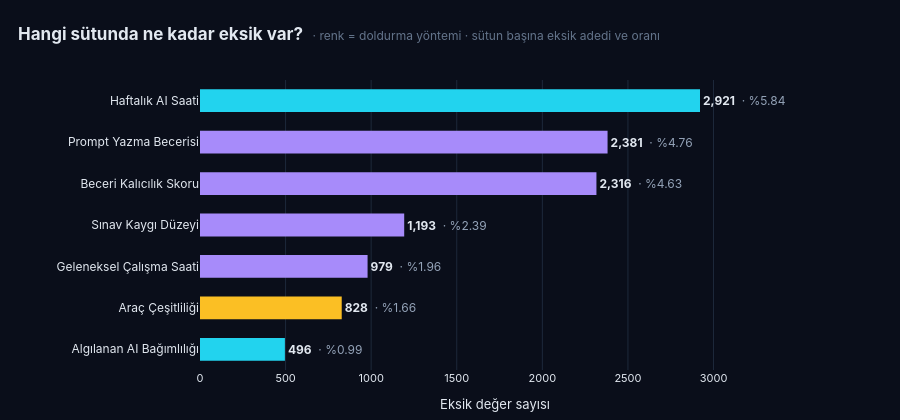

Notebook code for this chart:
### Markdown cell above
<div style="background:linear-gradient(90deg,#0b1220 0%,#101a2e 100%);
  border-left:6px solid #22d3ee; padding:14px 22px; border-radius:10px;
  margin:22px 0 8px; box-shadow:0 4px 12px rgba(0,0,0,0.30);">
  <span style="color:#22d3ee; font-weight:800; font-size:0.74em; letter-spacing:2.4px;">ALT BÖLÜM</span>
  <h3 style="color:#f1f5f9; font-family:'Inter','Segoe UI',sans-serif; font-weight:700;
    font-size:1.18em; margin:4px 0 0; letter-spacing:0.5px;">1. EKSİK DEĞER ADEDİ</h3>
</div>

### Code cell
# ════════════════════════════════════════════════════════════════════
# 3.1 — EKSİK DEĞER YÖNETİMİ
# Veriye 4 soru sorup yanıtlara göre uygun teknikle dolduruyoruz:
#   1) Hangi sütunda ne kadar eksik var + haritada nasıl dağılmış?
#   2) Bir öğrencide kaç eksik var + çoklu eksik içerenler kim?
#   3) Her sütuna karakterine uygun doldurma + NEDEN o yöntem?
#   4) Doldurulan değer neden o değer oldu? (yönteme özel kanıt grafiği)
# ════════════════════════════════════════════════════════════════════
from sklearn.impute import SimpleImputer, KNNImputer
from sklearn.experimental import enable_iterative_imputer  # noqa
from sklearn.impute import IterativeImputer
from sklearn.linear_model import BayesianRidge
from sklearn.neighbors import KNeighborsClassifier, NearestNeighbors
from sklearn.preprocessing import StandardScaler
from sklearn.decomposition import PCA

# ── Sütun tanımları
TARGET    = 'Tükenmişlik'
DROP_COLS = ['Öğrenci No', 'Dönem Öncesi GNO', 'Dönem Sonrası GNO']
# Pre/Post GPA için karar Adım 5'te (pipeline aşaması) konuşulacak; şimdilik analiz dışı.

IMPUTE_NUMERIC = ['Haftalık AI Saati','Araç Çeşitliliği','Geleneksel Çalışma Saati',
                  'Algılanan AI Bağımlılığı','Sınav Kaygı Düzeyi',
                  'Beceri Kalıcılık Skoru']
IMPUTE_CATEG = ['Prompt Yazma Becerisi']
ALL_MISS = IMPUTE_NUMERIC + IMPUTE_CATEG

LR_COLS  = ['Haftalık AI Saati','Algılanan AI Bağımlılığı']
KNN_COLS = ['Sınav Kaygı Düzeyi','Geleneksel Çalışma Saati','Beceri Kalıcılık Skoru']
MED_COLS = ['Araç Çeşitliliği']

# Sütun → (Yöntem, Renk, AÇIK ve gerekçeli neden)
STRATEGY_LABEL = {
    'Haftalık AI Saati'       : ('Lineer Regresyon', '#22d3ee',
                                 'Algılanan AI Bağımlılığı ile güçlü doğrusal ilişki — regresyon değeri güvenle tahmin eder'),
    'Algılanan AI Bağımlılığı': ('Lineer Regresyon', '#22d3ee',
                                 'Haftalık AI Saati ile güçlü doğrusal ilişki — regresyon değeri güvenle tahmin eder'),
    'Sınav Kaygı Düzeyi'      : ('KNN',              '#a78bfa',
                                 'Tek başına güçlü tahmin edici sütun yok — en benzer 5 öğrencinin ortalaması alınır'),
    'Geleneksel Çalışma Saati': ('KNN',              '#a78bfa',
                                 'Tek başına güçlü tahmin edici sütun yok — en benzer 5 öğrencinin ortalaması alınır'),
    'Beceri Kalıcılık Skoru'  : ('KNN',              '#a78bfa',
                                 'Tek başına güçlü tahmin edici sütun yok — en benzer 5 öğrencinin ortalaması alınır'),
    'Araç Çeşitliliği'        : ('Medyan',           '#fbbf24',
                                 'Diğer sütunlarla ilişkisi zayıf — dağılımı bozmayan merkezi değer (medyan) atanır'),
    'Prompt Yazma Becerisi'   : ('KNN',              '#a78bfa',
                                 'Kategorik sütun — en benzer 5 öğrencinin çoğunluk sınıfı (komşu oyu) atanır'),
}

# Modern dark palet
P = {'bg':'#0a0e1a','panel':'#0f172a','grid':'#1e293b',
     'text':'#e2e8f0','subtext':'#94a3b8','origbar':'#475569'}

df_raw = df.copy()
n_raw  = len(df_raw)

# Tek-cümlelik yorum kartı (modern, okunaklı)
def card(label, color, text):
    return HTML(f"""
    <div style="background:linear-gradient(135deg,#0b1220 0%,#152033 60%,#1e293b 100%);
      border-left:4px solid {color}; padding:18px 26px; border-radius:14px;
      margin:14px 0; font-family:'Inter','Segoe UI',sans-serif;
      box-shadow:0 8px 24px rgba(0,0,0,0.45), inset 0 1px 0 rgba(255,255,255,0.03);">
      <span style="color:{color}; font-weight:800; font-size:0.82em; letter-spacing:2px; text-transform:uppercase;">{label}</span>
      <p style="color:#e2e8f0; margin:8px 0 0; font-size:1.05em; line-height:1.65;">{text}</p>
    </div>""")

# Küçük tablo/grafik öncesi başlık
def tbl_header(text, color):
    return HTML(f'<div style="color:{color}; font-weight:800; font-size:0.95em; '
                f'letter-spacing:2px; margin:22px 0 10px; text-transform:uppercase; '
                f'border-bottom:1px solid rgba(148,163,184,0.15); padding-bottom:6px;">{text}</div>')

# Büyük bölüm başlığı (ENCODING, AYKIRI DEĞER, FEATURE ENGINEERING vb.)
def section_header(text, color, subtitle=''):
    sub = f'<div style="color:#94a3b8; font-size:0.95em; font-weight:400; margin-top:6px; letter-spacing:0.3px;">{subtitle}</div>' if subtitle else ''
    return HTML(f"""
    <div style="background:linear-gradient(135deg,#0a0e1a 0%,#0f172a 100%);
      border:1px solid {color}33; border-radius:18px; padding:28px 36px; margin:32px 0 20px;
      box-shadow:0 12px 36px rgba(0,0,0,0.5);">
      <div style="display:flex; align-items:center; gap:14px;">
        <div style="width:6px; height:36px; background:linear-gradient(180deg,{color} 0%, {color}55 100%); border-radius:3px;"></div>
        <h2 style="color:#f1f5f9; font-family:'Inter','Segoe UI',sans-serif; font-weight:800;
          font-size:1.45em; margin:0; letter-spacing:1px; text-transform:uppercase;">{text}</h2>
      </div>{sub}
    </div>""")


# ════════════════════════════════════════════════════════════════════

# ════════════════════════════════════════════════════════════════════
# 1 — Hangi sütunda ne kadar eksik var?  (özet, haritadan ÖNCE)
# ════════════════════════════════════════════════════════════════════
miss_counts = df_raw[ALL_MISS].isnull().sum().sort_values(ascending=True)
miss_pct    = miss_counts / n_raw * 100
bar_colors  = [STRATEGY_LABEL[c][1] for c in miss_counts.index]

fig_M0 = go.Figure(go.Bar(
    x=miss_counts.values, y=list(miss_counts.index), orientation='h',
    marker=dict(color=bar_colors, line=dict(width=0)),
    text=[f"<b>{v:,}</b>  <span style='color:#94a3b8'>· %{p:.2f}</span>"
          for v, p in zip(miss_counts.values, miss_pct.values)],
    textposition='outside', textfont=dict(color=P['text'], size=12, family='Inter'),
    customdata=miss_pct.values,
    hovertemplate='%{y}<br>%{x:,} eksik · %{customdata:.2f}%<extra></extra>',
))
fig_M0.update_layout(
    title=dict(text='<b>Hangi sütunda ne kadar eksik var?</b>  <span style="color:#64748b; font-size:12px">· renk = doldurma yöntemi · sütun başına eksik adedi ve oranı</span>',
               font=dict(size=17, color=P['text'], family='Inter'), x=0.02, xanchor='left'),
    paper_bgcolor=P['bg'], plot_bgcolor=P['bg'],
    font=dict(family='Inter', color=P['text'], size=11),
    height=420, margin=dict(l=200, r=110, t=80, b=50),
    xaxis=dict(title='Eksik değer sayısı', gridcolor=P['grid'],
               range=[0, miss_counts.max() * 1.18], zeroline=False),
    yaxis=dict(showgrid=False, tickfont=dict(size=12)),
    showlegend=False, bargap=0.45,
)
fig_M0.show()
display(card('GÖZLEM', '#22d3ee',
    f"Yedi sütunun her birinde eksiklik var ama hiçbiri kritik düzeyde değil — en yüksek eksik "
    f"oranı <b>{miss_pct.max():.2f}%</b>."))

### Figure 1 — Plotly figure (JSON) as saved in the notebook; plotly's stock layout.template omitted (floating-point values rounded to 4 significant figures)
{"data": [{"customdata": [0.992, 1.656, 1.958, 2.386, 4.632, 4.762, 5.842], "hovertemplate": "%{y}<br>%{x:,} eksik · %{customdata:.2f}%<extra></extra>", "marker": {"color": ["#22d3ee", "#fbbf24", "#a78bfa", "#a78bfa", "#a78bfa", "#a78bfa", "#22d3ee"], "line": {"width": 0}}, "orientation": "h", "text": ["<b>496</b>  <span style='color:#94a3b8'>· %0.99</span>", "<b>828</b>  <span style='color:#94a3b8'>· %1.66</span>", "<b>979</b>  <span style='color:#94a3b8'>· %1.96</span>", "<b>1,193</b>  <span style='color:#94a3b8'>· %2.39</span>", "<b>2,316</b>  <span style='color:#94a3b8'>· %4.63</span>", "<b>2,381</b>  <span style='color:#94a3b8'>· %4.76</span>", "<b>2,921</b>  <span style='color:#94a3b8'>· %5.84</span>"], "textfont": {"color": "#e2e8f0", "family": "Inter", "size": 12}, "textposition": "outside", "type": "bar", "x": [496, 828, 979, 1193, 2316, 2381, 2921], "y": ["Algılanan AI Bağımlılığı", "Araç Çeşitliliği", "Geleneksel Çalışma Saati", "Sınav Kaygı Düzeyi", "Beceri Kalıcılık Skoru", "Prompt Yazma Becerisi", "Haftalık AI Saati"]}], "layout": {"bargap": 0.45, "font": {"color": "#e2e8f0", "family": "Inter", "size": 11}, "height": 420, "margin": {"b": 50, "l": 200, "r": 110, "t": 80}, "paper_bgcolor": "#0a0e1a", "plot_bgcolor": "#0a0e1a", "showlegend": false, "title": {"font": {"color": "#e2e8f0", "family": "Inter", "size": 17}, "text": "<b>Hangi sütunda ne kadar eksik var?</b>  <span style=\"color:#64748b; font-size:12px\">· renk = doldurma yöntemi · sütun başına eksik adedi ve oranı</span>", "x": 0.02, "xanchor": "left"}, "xaxis": {"gridcolor": "#1e293b", "range": [0, 3447.0], "title": {"text": "Eksik değer sayısı"}, "zeroline": false}, "yaxis": {"showgrid": false, "tickfont": {"size": 12}}}}
